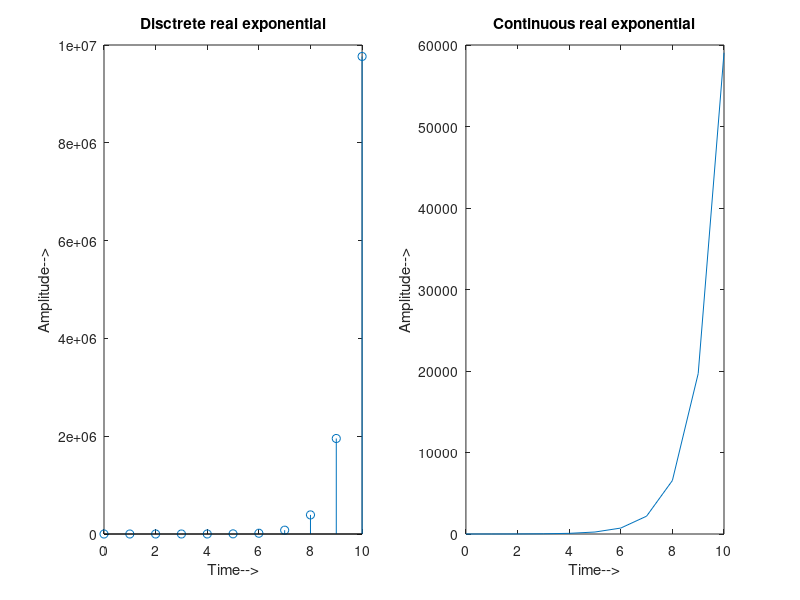

This figure's MATLAB source:
% Disctrete real exponential
n=0:10;
a=5;
x=a.^n;
subplot(1,2,1);
stem(n,x);
xlabel('Time-->');
ylabel('Amplitude-->');
title('Disctrete real exponential');

% Continuous real exponential
n=0:10;
a=3;
x=a.^n;
subplot(1,2,2);
plot(n,x);
xlabel('Time-->');
ylabel('Amplitude-->');
title('Continuous real exponential');
